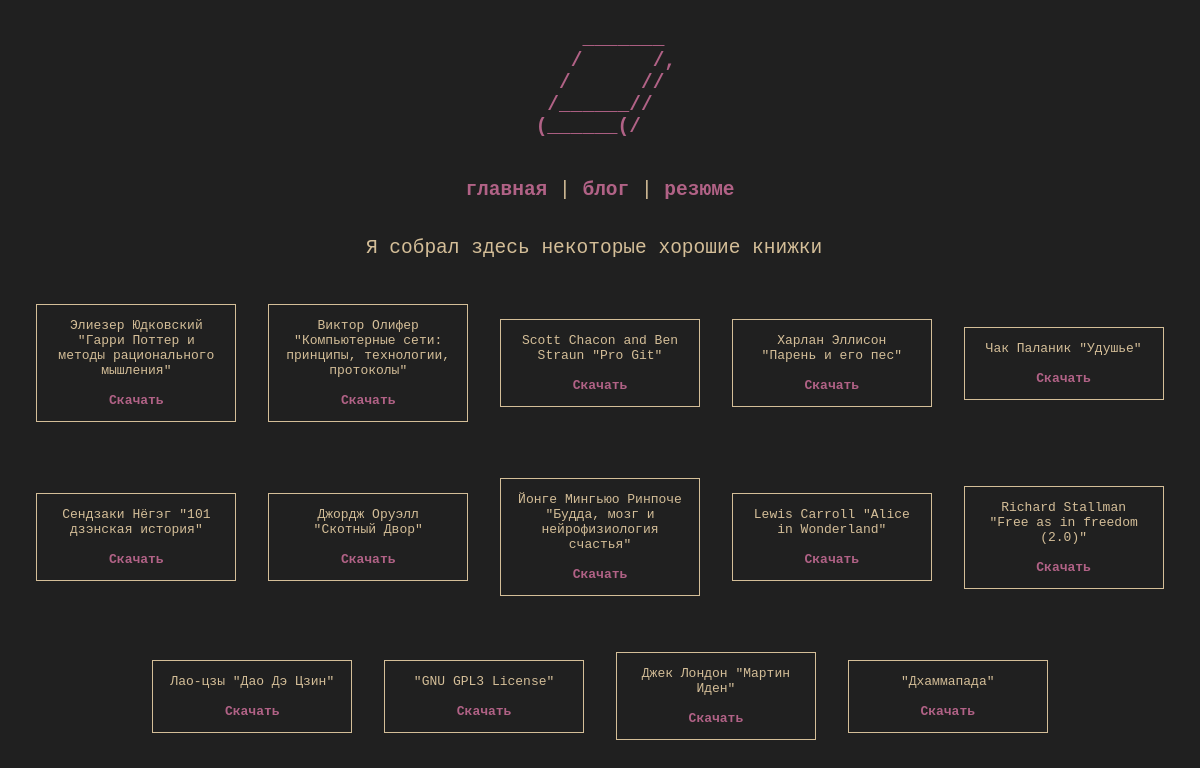
/books, run on the app's committed database.
### tables this page shows
CREATE TABLE books (
    "author" TEXT,
    "title" TEXT NOT NULL,
    "file" TEXT NOT NULL
);

### kolpa_site.py (the view, shortened to what this page needs)
@app.route("/books", methods=["POST", "GET"])
def books():
    return render_template('books.html', books = dbase.getBooksData(), admin = session['admin'])

### FDataBase.py (called while the page is built)
    def getBooksData(self):
        sql = '''SELECT rowid, * FROM books'''
        try:
            self.__cur.execute(sql)
            res = self.__cur.fetchall()
            if res: return res
        except:
            print("Error reading DB")
        return []

### kolpa_site.py (called while the page is built)
def connect_db():
    conn = sqlite3.connect(app.config['DATABASE'])
    conn.row_factory = sqlite3.Row
    return conn

def get_db():
    if not hasattr(g, 'link_db'):
        g.link_db = connect_db()
    return g.link_db

@app.before_request
def before_request():
   global dbase
   db = get_db()
   dbase = FDataBase(db)
   if 'admin' not in session:
       session['admin'] = False

### templates/books.html (shortened to what this page needs)
<!DOCTYPE html>
<html>
  <head>
      <link type="text/css" href="{{ url_for('static', filename='css/styles.css')}}" rel="stylesheet" />
  </head>
  <body>
    <section id="header" aria-label="Home">
      <a href="/" title="Home">
      <pre>
    _______
     /      /,
   /      //
  /______//
 (______(/
      </pre>
	</a>
    </section>
    <section id="menu">
      <p id="test">
        <a href="/">главная</a> | <a href="/blog">блог</a> | <a href="/resume">резюме</a>
    </p>
    </section>
    <section id="title">
      <p>
        Я собрал здесь некоторые хорошие книжки
      </p>
    </section>
    <div id="weird-boxes">
    <ul class="booklist">
        {% for book in books -%}
          <li>
            <section>
                <p>
                    {{book.author}} "{{book.title}}"
                    <br>
                    <br>
                    <a href="{{book.file}}" download>Скачать</a>
                </p>
            </section>
          </li>
        {% endfor -%}
    </ul>
	</div>
  </body>
</html>

### static/css/styles.css (style rules this page uses)
body { background-color: #202020; overflow-x: hidden; }
html { overflow-x: hidden; }
.booklist { font-family: monospace; margin: 0 auto; text-align: center; max-width: 1920px; padding: 0; }
.booklist li { vertical-align:middle; display: inline-block; width: 200px; margin: 0 12px 30px; }
p#test { width: 100%; text-align: center; font-size:150%; }
section { font-family: monospace; background-color: #202020; color:#d4be98; }
section#header { text-align:center; font-size:150%; margin-right:1%; margin-left:1%; }
section#title { margin-top:3%; text-align:center; font-size:150%; margin-right:2%; margin-left:1%; }
#weird-boxes section { padding: 0 2ch; margin-top: 2em; border: 1px solid #d4be98; }
section#menu { margin-left: auto; margin-right: auto; width: 40ch; }
a { text-decoration: none; font-weight:bold; color:#B16286; }

### data on the page
books: author "Элиезер Юдковский", title "Гарри Поттер и методы рационального мышления"
books: author "Виктор Олифер", title "Компьютерные сети: принципы, технологии, протоколы"
books: author "Scott Chacon and Ben Straun", title "Pro Git"
books: author "Харлан Эллисон", title "Парень и его пес"
books: author "Чак Паланик", title "Удушье"
books: author "Сендзаки Нёгэг", title "101 дзэнская история"
books: author "Джордж Оруэлл", title "Скотный Двор"
books: author "Йонге Мингьюо Ринпоче", title "Будда, мозг и нейрофизиология счастья"
books: author "Lewis Carroll", title "Alice in Wonderland"
books: author "Richard Stallman", title "Free as in freedom (2.0)"
books: author "Лао-цзы", title "Дао Дэ Цзин"
books: title "GNU GPL3 License"
books: author "Джек Лондон", title "Мартин Иден"
books: title "Дхаммапада"
